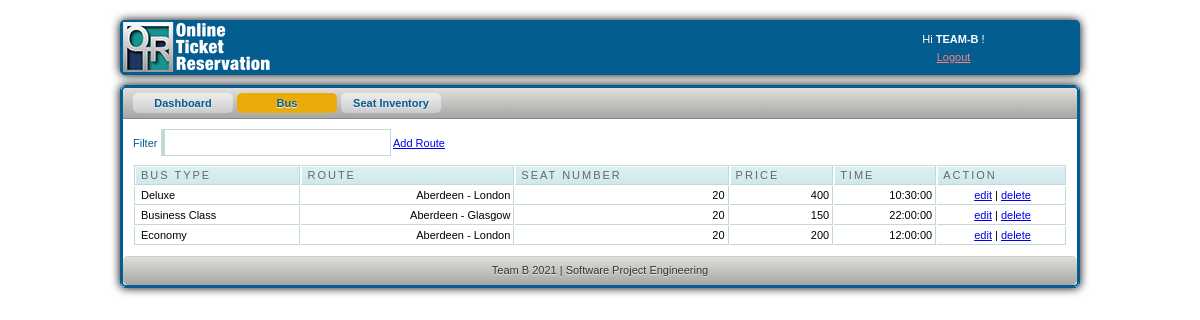
The page /admin/route.php (signed in) on the database its author committed.
### tables this page shows
CREATE TABLE `route` (
  `id` int(11) NOT NULL,
  `route` varchar(300) NOT NULL,
  `price` varchar(30) NOT NULL,
  `numseats` int(30) NOT NULL,
  `type` varchar(300) NOT NULL,
  `time` time NOT NULL
);

### admin/route.php (the view, shortened to what this page needs)
<html>
<head>
<link href="css/style.css" rel="stylesheet" type="text/css" />
<link rel="stylesheet" href="febe/style.css" type="text/css" media="screen" charset="utf-8">
<link href="src/facebox.css" media="screen" rel="stylesheet" type="text/css" />
</head>
<body>
	<div id="container">
		<div id="adminbar-outer" class="radius-bottom">
			<div id="adminbar" class="radius-bottom">
				<a id="logo" href="dashboard.php"></a>
				<div id="details">
					<a class="avatar" href="javascript: void(0)">
					</a>
					<div class="tcenter">
					Hi
					<strong>TEAM-B</strong>
					!
					<br>
					<a class="alightred" href="../index.php">Logout</a>
					</div>
				</div>
			</div>
		</div>
		<div id="panel-outer" class="radius" style="opacity: 1;">
			<div id="panel" class="radius">
				<ul class="radius-top clearfix" id="main-menu">
					<li>
						<a href="dashboard.php">
							<span>Dashboard</span>
						</a>
					</li>
					<li>
						<a class="active" href="route.php">
							<span>Bus</span>
						</a>
					</li>
					<li>
						<a href="setinventory.php">
							<span>Seat Inventory</span>
						</a>
					</li>
				</ul>
				<div id="content" class="clearfix">
					<label for="filter">Filter</label> <input type="text" name="filter" value="" id="filter" />
					<a rel="facebox" href="addroute.php">Add Route</a>
					<table cellpadding="1" cellspacing="1" id="resultTable">
						<thead>
							<tr>
								<th  style="border-left: 1px solid #C1DAD7"> Bus Type </th>
								<th> Route </th>
								<th> Seat Number </th>
								<th> Price </th>
								<th> Time </th>
								<th> Action </th>
							</tr>
						</thead>
						<tbody>
						<?php
							include('../db.php');
							$result = mysqli_query($conn,"SELECT * FROM route");
							while($row = mysqli_fetch_array($result))
								{
									echo '<tr class="record">';
									echo '<td style="border-left: 1px solid #C1DAD7;">'.$row['type'].'</td>';
									echo '<td><div align="right">'.$row['route'].'</div></td>';
									echo '<td><div align="right">'.$row['numseats'].'</div></td>';
									echo '<td><div align="right">'.$row['price'].'</div></td>';
									echo '<td><div align="right">'.$row['time'].'</div></td>';
									echo '<td><div align="center"><a rel="facebox" href="editrutedetails.php?id='.$row['id'].'">edit</a> | <a href="#" id="'.$row['id'].'" class="delbutton" title="Click To Delete">delete</a></div></td>';
									echo '</tr>';
								}
							?>
						</tbody>
					</table>
				</div>
				<div id="footer" class="radius-bottom">
					Team B 2021  |  Software Project Engineering
				</div>
			</div>
		</div>
	</div>
</body>
</html>

### admin/css/style.css (style rules this page uses)
html, body { color: #035d91; font-family: Arial,sans-serif; font-size: 11px; line-height: 1.6; margin:0; }
#container { margin: 20px auto; width: 960px; }
#login-container-outer, #container #adminbar-outer, #container #panel-outer { border: 1px solid #035d91; box-shadow: 0 0 10px #000000; }
#container #adminbar-outer { background: none repeat scroll 0 0 #035d91; border-top: medium none; margin: 0 0 10px; }
.radius-bottom { border-top-right-radius: 5px; border-top-left-radius: 5px; border-bottom-left-radius: 5px; border-bottom-right-radius: 5px; }
#login-container, #container #adminbar, #container #panel { border: 2px solid #035d91; }
#container #adminbar { border-top: 2px solid #035d91; height: 50px; }
.radius-bottom { border-bottom-left-radius: 5px; border-bottom-right-radius: 5px; }
.clearfix { clear:both; }
#container #adminbar a#logo { background: url("../img/logo.png") no-repeat scroll left top transparent; display: block; float: left; height: 50px; width: 200px; }
#container #adminbar #details { color: #FFFFFF; float: right; height: 34px; line-height: 18px; padding: 8px; width: 184px; }
#container #adminbar #details a.avatar { display: block; float: right; height: 36px; margin: -3px 0 0 7px; padding: 2px; width: 36px; }
.tcenter { text-align: center; }
a.alightred { color: #FF8181; }
.radius { border-radius: 5px 5px 5px 5px; }
#container #panel ul#main-menu, #container #panel #footer, #login-extra { background-color: #D5D5D5; background-image: linear-gradient(#E0DFDB, #A6A6A6); }
ul#main-menu { border-bottom: 1px solid #888888; list-style: none outside none; margin: 0; padding: 0 10px; }
.radius-top { border-top-left-radius: 5px; border-top-right-radius: 5px; }
ul#main-menu li { float: left; margin: 5px 4px 5px 0; }
ul#main-menu li a.active { background: none repeat scroll 0 0 #ebab09; text-shadow: 0 1px 1px #FFFFFF; }
ul#main-menu li a { background: linear-gradient(#EEEEEE, #CCCCCC) repeat scroll 0 0 #EEEEEE; border-radius: 5px 5px 5px 5px; color: #035d91; display: block; font-weight: bold; height: 20px; line-height: 1px; position: relative; text-align: center; text-shadow: 0 1px 1px #EEEEEE; width: 100px; text-decoration:none; }
ul#main-menu li a span { display: block; line-height: 20px; padding: 0 0 5px; }
#container #content { padding: 10px; background-color:#ffffff; }
#container #footer { border-top: 1px solid #CCCCCC; color: #333333; margin: 0; padding: 5px; text-align: center; text-shadow: 0 1px 1px #EEEEEE; }

### admin/febe/style.css (style rules this page uses)
#resultTable { background-color: white; margin-top: 8px; width: 100%; color:#000000; }
#resultTable th.sortable { background: url("bg_header.jpg") no-repeat scroll 0 0 #CAE8EA; border-bottom: 1px solid #C1DAD7; border-right: 1px solid #C1DAD7; border-top: 1px solid #C1DAD7; color: #4F6B72; font: normal 11px "Trebuchet MS",Verdana,Arial,Helvetica,sans-serif; letter-spacing: 2px; padding: 3px 3px 3px 6px; text-align: left; text-transform: uppercase; color: #666; cursor: pointer; text-decoration: none; }
#resultTable th { background: url("bg_header.jpg") no-repeat scroll 0 0 #CAE8EA; border-bottom: 1px solid #C1DAD7; border-right: 1px solid #C1DAD7; border-top: 1px solid #C1DAD7; color: #4F6B72; font: normal 11px "Trebuchet MS",Verdana,Arial,Helvetica,sans-serif; letter-spacing: 2px; padding: 3px 3px 3px 6px; text-align: left; text-transform: uppercase; color: #666; cursor: pointer; text-decoration: none; }
#resultTable td { border-bottom: 1px solid #C1DAD7; border-right: 1px solid #C1DAD7; padding: 3px 3px 3px 6px; font: normal 11px "Trebuchet MS",Verdana,Arial,Helvetica,sans-serif; }
#resultTable td.odd { font: normal 11px "Trebuchet MS",Verdana,Arial,Helvetica,sans-serif; }
#filter { width: 230px; border: 1px solid #C1DAD7; border-left: 4px solid #C1DAD7; padding:5px; background-image:url('../images/filter.gif'); background-repeat:no-repeat; background-position: 3px 5px; padding-left:20px; }
.clearfix { clear:both; }

### rows shown on the page
route: type "Deluxe", route "Aberdeen - London", numseats "20", price "400", time "10:30:00"
route: type "Business Class", route "Aberdeen - Glasgow", numseats "20", price "150", time "22:00:00"
route: type "Economy", route "Aberdeen - London", numseats "20", price "200", time "12:00:00"
